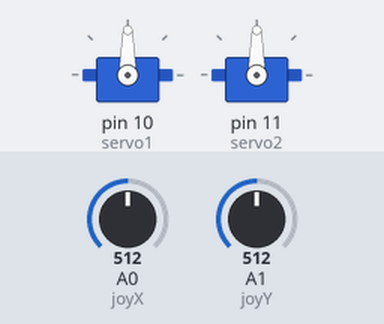
A sketch run on a simulated Arduino Uno, built with avr-gcc and run on an emulated ATmega328P. On the bench: 2 × servo. The test bench sets the inputs (shaded band); at power-on: A0 (joyX) = 512, A1 (joyY) = 512.

Above: at 1.2 s.
1.3 s: A0 (joyX) set to 716
At 2.2 s:
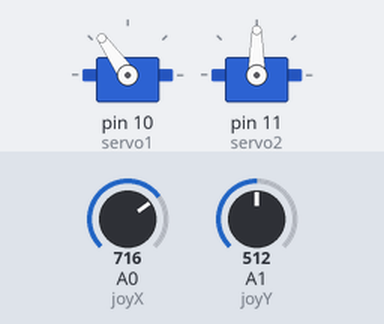
2.8 s: A1 (joyY) set to 716
At 3.2 s:
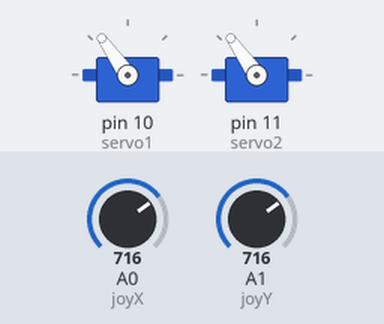
4.3 s: A0 (joyX) set to 900
At 5.4 s:
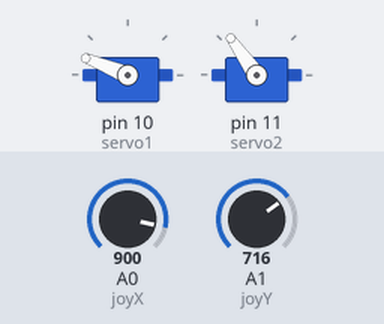
5.8 s: A1 (joyY) set to 900
At 6.8 s:
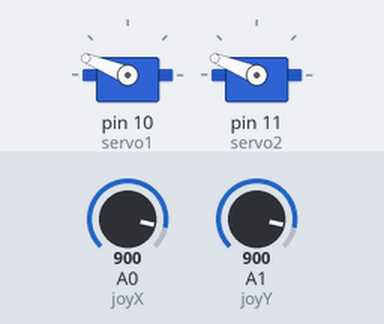
7.3 s: A0 (joyX) set to 1023
At 7.9 s:
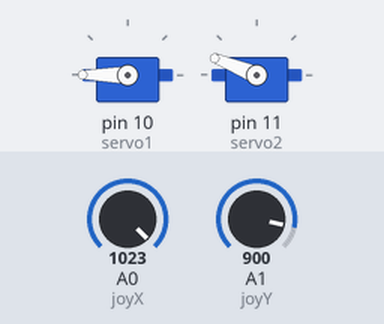
8.8 s: A1 (joyY) set to 1023
At 10.1 s:
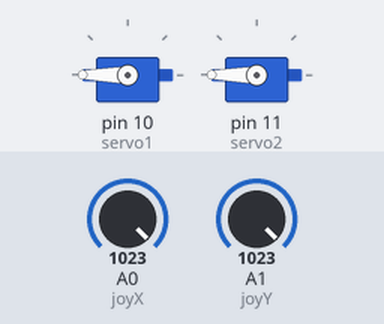
Timing chart, 0 to 11.3 s (numbered marks = the images above; inputs shaded):
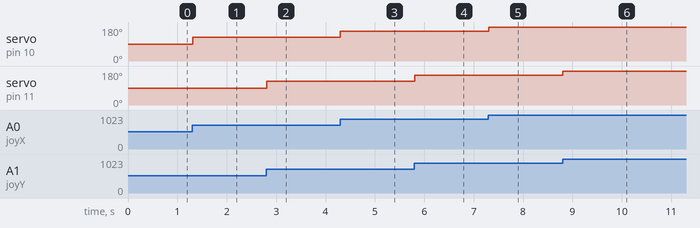

The sketch:

servo_with_joystick.ino
```cpp
#include <Servo.h>
Servo servo1;
Servo servo2;
int joyX = 0;
int joyY = 1;

int joyVal;

void setup()

{
  servo1.attach(10);
  servo2.attach(11);

}

void loop ()

{
  joyVal = analogRead(joyX);
  joyVal = map (joyVal, 0, 1023, 0, 180);
  servo1.write(joyVal);

  joyVal = analogRead(joyY);
  joyVal = map (joyVal, 0, 1023, 0, 180);
  servo2.write(joyVal);
  delay(10);
 }
```

Measured:
- after the input at 1.3 s, servo on pin 10 (servo1): 90° → 125° at once
- after the input at 2.8 s, servo on pin 11 (servo2): 90° → 125° at once
- after the input at 4.3 s, servo on pin 10 (servo1): 125° → 158° at once
- after the input at 5.8 s, servo on pin 11 (servo2): 125° → 158° at once
- after the input at 7.3 s, servo on pin 10 (servo1): 158° → 180° at once
- after the input at 8.8 s, servo on pin 11 (servo2): 158° → 180° at once
